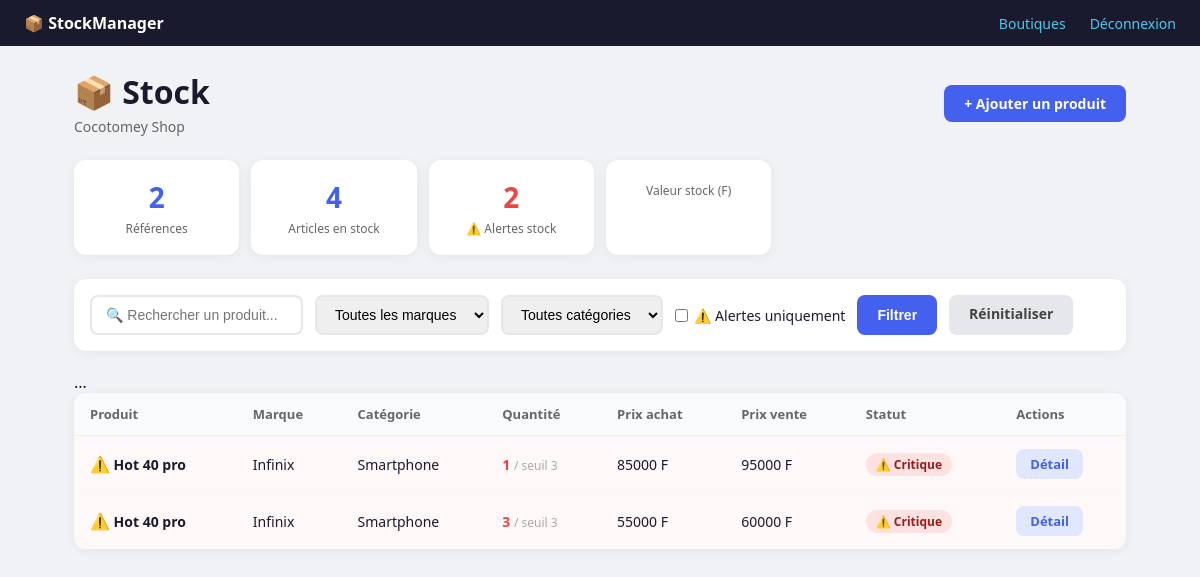
Page /stock/ (signed in) on the earlier database version.
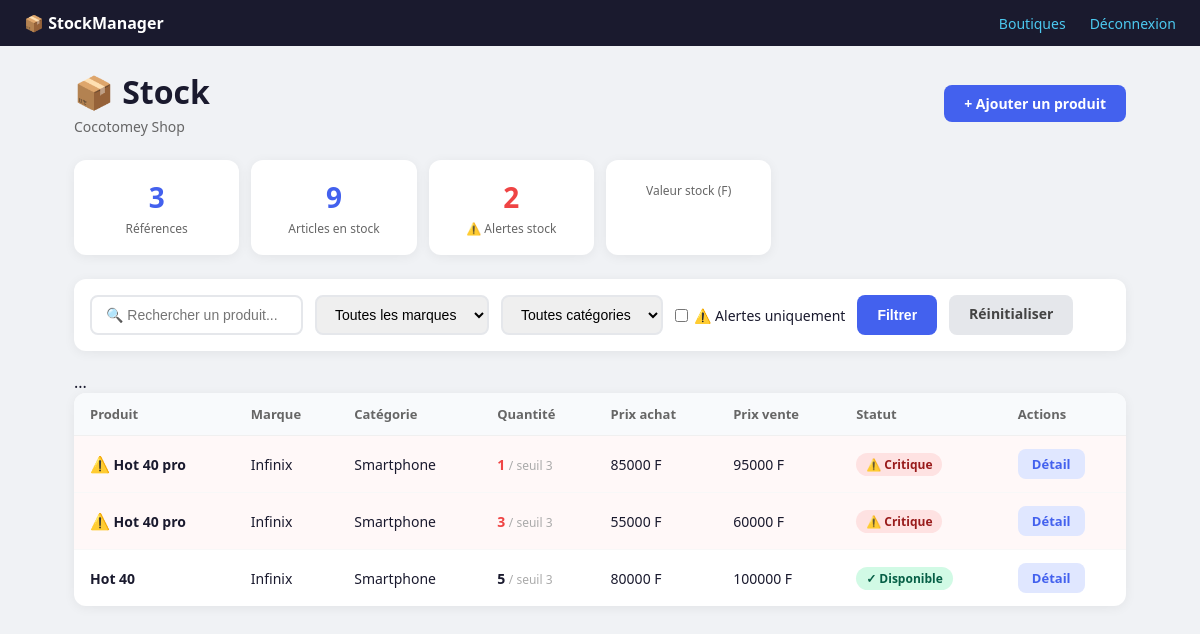
Same page on the later database version.
### stock/models.py (models this page shows, shortened)
class StockBoutique(models.Model):
    produit = models.ForeignKey(Produit, on_delete=models.CASCADE, related_name='stocks')
    boutique = models.ForeignKey(Boutique, on_delete=models.CASCADE, related_name='stocks')
    quantite = models.PositiveIntegerField(default=0)
    prix_achat = models.DecimalField(
        max_digits=10, decimal_places=0,
        validators=[MinValueValidator(0)],
        help_text="Prix d'achat moyen en FCFA"
    )
    prix_vente_suggere = models.DecimalField(
        max_digits=10, decimal_places=0,
        validators=[MinValueValidator(0)],
        help_text="Prix conseillé au vendeur"
    )
    date_dernier_arrivage = models.DateField(null=True, blank=True)
    class Meta:
        unique_together = ('produit', 'boutique')
        verbose_name = "Stock Boutique"
    @property
    def est_sous_seuil(self):
        return self.quantite <= self.produit.seuil_alerte

class Produit(models.Model):
    TYPE_CHOICES = [
        ('smartphone', 'Smartphone'),
        ('accessoire', 'Accessoire'),
        ('tablette', 'Tablette'),
        ('autre', 'Autre'),
    ]
    nom = models.CharField(max_length=200)
    marque = models.ForeignKey(Marque, on_delete=models.PROTECT, related_name='produits')
    categorie = models.ForeignKey(Categorie, on_delete=models.PROTECT, related_name='produits')
    type_produit = models.CharField(max_length=20, choices=TYPE_CHOICES, default='smartphone')
    description = models.TextField(blank=True)
    image = models.ImageField(upload_to='produits/', blank=True, null=True)
    seuil_alerte = models.PositiveIntegerField(
        default=3,
        help_text="Alerte si le stock tombe en dessous de ce seuil"
    )
    class Meta:
        verbose_name = "Produit"
        ordering = ['marque__nom', 'nom']

class Marque(models.Model):
    nom = models.CharField(max_length=50, unique=True)
    logo = models.ImageField(upload_to='marques/', blank=True, null=True)
    def __str__(self):
        return self.nom

class Categorie(models.Model):
    nom = models.CharField(max_length=50, unique=True)
    def __str__(self):
        return self.nom

### stock/views.py (the view)
# urls.py: path('stock/', views.stock_liste, name='stock_liste'),
@login_required
@employe_sa_boutique
def stock_liste(request):
    boutique = get_boutique_active(request)
    if not boutique:
        return redirect('choisir_boutique')
    stocks = StockBoutique.objects.filter(
        boutique=boutique
    ).select_related('produit', 'produit__marque', 'produit__categorie')
    q = request.GET.get('q', '')
    marque_id = request.GET.get('marque', '')
    categorie_id = request.GET.get('categorie', '')
    alerte_only = request.GET.get('alerte', '')
    if q:
        stocks = stocks.filter(produit__nom__icontains=q)
    if marque_id:
        stocks = stocks.filter(produit__marque_id=marque_id)
    if categorie_id:
        stocks = stocks.filter(produit__categorie_id=categorie_id)
    if alerte_only:
        stocks = [s for s in stocks if s.est_sous_seuil]
    tous_stocks = StockBoutique.objects.filter(boutique=boutique)
    total_produits = tous_stocks.count()
    total_articles = tous_stocks.aggregate(t=Sum('quantite'))['t'] or 0
    nb_alertes = sum(1 for s in tous_stocks if s.est_sous_seuil)
    marques = Marque.objects.all()
    categories = Categorie.objects.all()
    return render(request, 'stock/stock_liste.html', {
        'stocks': stocks,
        'boutique': boutique,
        'marques': marques,
        'categories': categories,
        'total_produits': total_produits,
        'total_articles': total_articles,
        'nb_alertes': nb_alertes,
        'q': q,
        'marque_id': marque_id,
        'categorie_id': categorie_id,
        'alerte_only': alerte_only,
    })

### stock/context_processors.py (called while the page is built)
def demandes_en_attente(request):
    if not request.user.is_authenticated:
        return {}
    try:
        if request.user.profil.est_proprietaire:
            boutiques = Boutique.objects.filter(proprietaire=request.user)
            nb = DemandeArrivage.objects.filter(
                boutique__in=boutiques,
                statut='en_attente'
            ).count()
            return {'nb_demandes_attente': nb}
    except Exception:
        pass
    return {'nb_demandes_attente': 0}

### stock/models.py (called while the page is built)
    @property
    def est_proprietaire(self):
        return self.role == 'proprietaire'

### stock/templatetags/stock_tags.py (called while the page is built)
@register.filter
def est_proprietaire(user):
    try:
        return user.profil.est_proprietaire
    except Exception:
        return False

### stock/views.py (called while the page is built)
def get_boutique_active(request):
    from .models import Boutique
    boutique_id = request.session.get('boutique_active_id')
    if not boutique_id:
        return None
    return Boutique.objects.filter(id=boutique_id).first()

### stock/templates/stock/stock_liste.html (shortened to what this page needs)
{% extends 'stock/base.html' %}
{% load stock_tags %}
{% block content %}
<div class="page-header">
    <div>
        <h1>📦 Stock</h1>
        <p style="color:#666; font-size:14px; margin-top:4px">{{ boutique.nom }}</p>
    </div>
    {% if request.user|est_proprietaire %}
        <a href="{% url 'stock_ajouter' %}" class="btn btn-primary">+ Ajouter un produit</a>
    {% else %}
        <a href="{% url 'demande_nouveau_produit' %}" class="btn btn-primary">+ Signaler nouveau produit</a>
    {% endif %}
</div>
<div class="stats-bar">
    <div class="stat-card">
        <div class="val">{{ total_produits }}</div>
        <div class="lbl">Références</div>
    </div>
    <div class="stat-card">
        <div class="val">{{ total_articles }}</div>
        <div class="lbl">Articles en stock</div>
    </div>
    <div class="stat-card">
        <div class="val alerte">{{ nb_alertes }}</div>
        <div class="lbl">⚠️ Alertes stock</div>
    </div>
    {% if request.user|est_proprietaire %}
    <div class="stat-card">
        <div class="lbl">Valeur stock (F)</div>
    </div>
    {% endif %}
</div>
<form method="get" class="filtres">
    <input type="text" name="q" value="{{ q }}" placeholder="🔍 Rechercher un produit...">
    <select name="marque">
        <option value="">Toutes les marques</option>
    </select>
    <select name="categorie">
        <option value="">Toutes catégories</option>
    </select>
    <label style="display:flex; align-items:center; gap:6px; font-size:14px; cursor:pointer;">
        <input type="checkbox" name="alerte" value="1" {% if alerte_only %}checked{% endif %}> ⚠️ Alertes uniquement
    </label>
    <button type="submit" class="btn btn-primary">Filtrer</button>
    <a href="{% url 'stock_liste' %}" class="btn" style="background:#e5e7eb; color:#444;">Réinitialiser</a>
</form>
{% if stocks %}
{% load stock_tags %}
...
<table>
    <thead>
        <tr>
            <th>Produit</th>
            <th>Marque</th>
            <th>Catégorie</th>
            <th>Quantité</th>
            {% if request.user|est_proprietaire %}
            <th>Prix achat</th>
            {% endif %}
            <th>Prix vente</th>
            <th>Statut</th>
            <th>Actions</th>
        </tr>
    </thead>
    <tbody>
        {% for stock in stocks %}
        <tr {% if stock.est_sous_seuil %}class="row-alerte"{% endif %}>
            <td>
                {% if stock.est_sous_seuil %}<span class="alerte-icon">⚠️</span> {% endif %}
                <strong>{{ stock.produit.nom }}</strong>
            </td>
            <td>{{ stock.produit.marque }}</td>
            <td>{{ stock.produit.categorie }}</td>
            <td>
                <strong {% if stock.est_sous_seuil %}style="color:#ef4444"{% endif %}>
                    {{ stock.quantite }}
                </strong>
                <span style="color:#aaa; font-size:12px">/ seuil {{ stock.produit.seuil_alerte }}</span>
            </td>
            {% if request.user|est_proprietaire %}
            <td>{{ stock.prix_achat|floatformat:0 }} F</td>
            {% endif %}
            <td>{{ stock.prix_vente_suggere|floatformat:0 }} F</td>
            <td>
                {% if stock.est_sous_seuil %}
                    <span class="badge badge-alerte">⚠️ Critique</span>
                {% elif stock.quantite == 0 %}
                    <span class="badge" style="background:#f3f4f6;color:#6b7280">Épuisé</span>
                {% else %}
                    <span class="badge badge-ok">✓ Disponible</span>
                {% endif %}
            </td>
            <td>
                <a href="{% url 'stock_detail' stock.pk %}" class="btn btn-sm" style="background:#e0e7ff;color:#4361ee">Détail</a>
            </td>
        </tr>
        {% endfor %}
    </tbody>
</table>
{% endif %}
{% endblock %}

Differences in the rows shown:
added StockBoutique: produit.nom "Hot 40", produit.marque "Infinix", produit.categorie "Smartphone", quantite "5", produit.seuil_alerte "3", prix_achat "80000", prix_vente_suggere "100000", shows "✓ Disponible"
Other differences:
{{ total_produits }}: "2" → "3"
{{ total_articles }}: "4" → "9"
